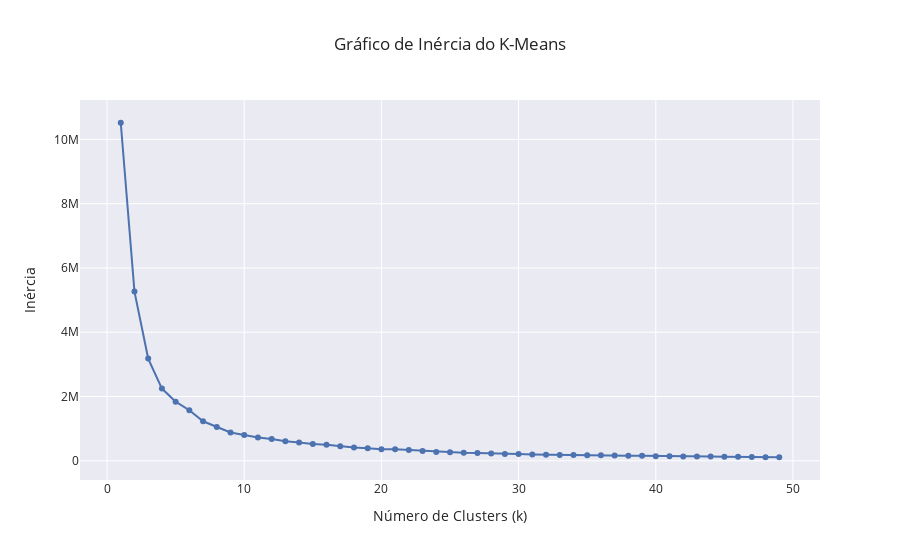

The notebook cell saved with this chart:
### Markdown cell above
### KMeans

### Code cell
from sklearn.cluster import KMeans
from sklearn.metrics import silhouette_score
from sklearn.manifold import TSNE

# Aplicando o t-SNE
tsne = TSNE(n_components=2, random_state=0)
data_tsne = tsne.fit_transform(x)

# Calcular distâncias médias
inertias = []
centers = np.arange(1, 50)
for k in centers:
    kmeans = KMeans(n_clusters=k, random_state=0, n_init='auto').fit(data_tsne)
    inertias.append(kmeans.inertia_)

# Criação do gráfico interativo
fig = go.Figure()
fig.add_trace(go.Scatter(x=centers, y=inertias, mode='lines+markers'))
fig.update_layout(
    title='Gráfico de Inércia do K-Means',
    xaxis=dict(title='Número de Clusters (k)'),
    yaxis=dict(title='Inércia'),
)
fig.show()

### Figure 1 — Plotly figure (JSON) as saved in the notebook; plotly's stock layout.template omitted (floating-point values rounded to 4 significant figures)
{"data": [{"mode": "lines+markers", "type": "scatter", "x": [1, 2, 3, 4, 5, 6, 7, 8, 9, 10, 11, 12, 13, 14, 15, 16, 17, 18, 19, 20, 21, 22, 23, 24, 25, 26, 27, 28, 29, 30, 31, 32, 33, 34, 35, 36, 37, 38, 39, 40, 41, 42, 43, 44, 45, 46, 47, 48, 49], "y": [10519011, 5264971, 3180000.0, 2247000.0, 1840000.0, 1572000.0, 1229000.0, 1053000.0, 879800.0, 805000.0, 727100.0, 677500.0, 608400.0, 571900.0, 520200.0, 499800.0, 453500.0, 411700.0, 389400.0, 358400.0, 360800.0, 337100.0, 303643, 274000.0, 263600.0, 248092, 244800.0, 224400.0, 214200.0, 207100.0, 197913, 188800.0, 181000.0, 176800.0, 172800.0, 168800.0, 162100.0, 155700.0, 152400.0, 143600.0, 139900.0, 136400.0, 131200.0, 129500.0, 126100.0, 121300.0, 115400.0, 112769, 109600.0]}], "layout": {"title": {"text": "Gráfico de Inércia do K-Means"}, "xaxis": {"title": {"text": "Número de Clusters (k)"}}, "yaxis": {"title": {"text": "Inércia"}}}}
